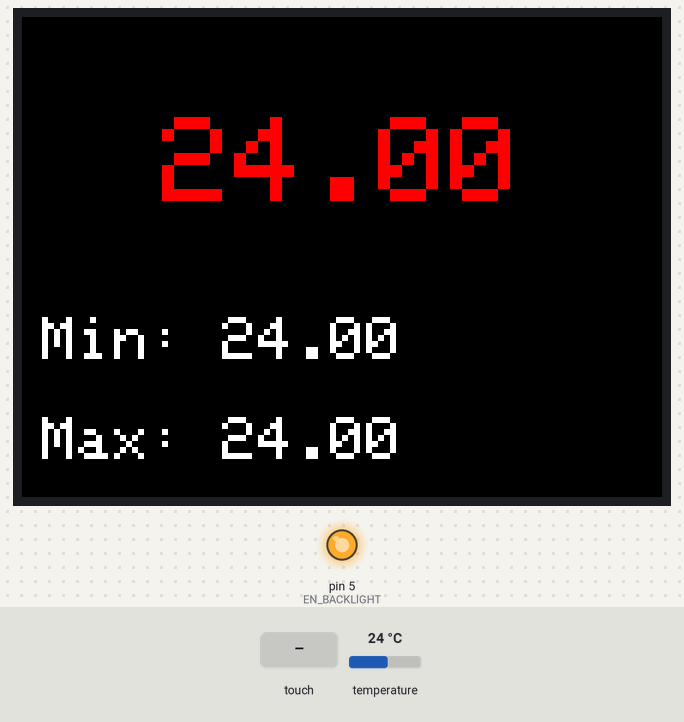
Bench run of a sketch on a simulated Arduino Uno, built with avr-gcc and run on an emulated ATmega328P. Parts: 320×240 colour display, output pins drawn as LEDs (lit = HIGH). Inputs (shaded band) come from the test bench; at power-on: temperature 24 °C. What the sketch prints to the serial monitor is not drawn.

Above: at 1.4 s.
1.5 s: touch panel pressed at 13 % / 10 % of its raw x / y range
At 2.1 s:
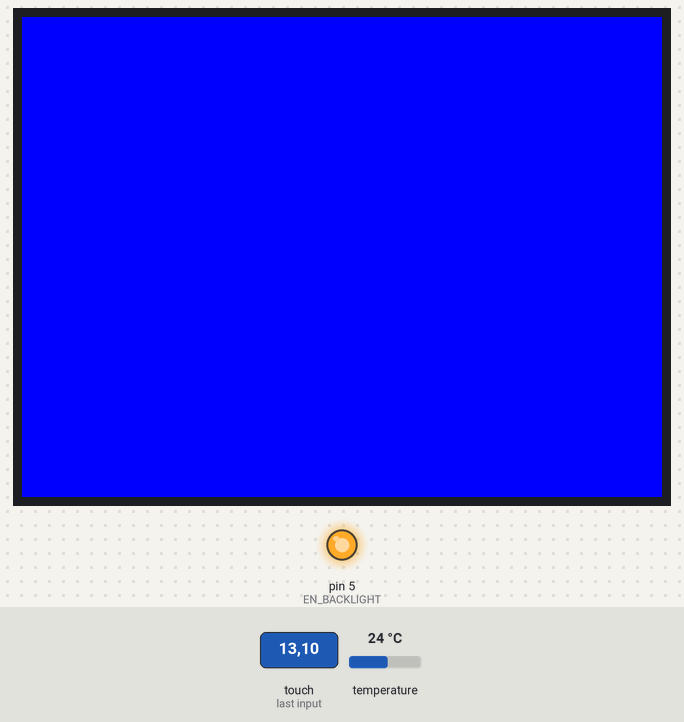
7.5 s: temperature set to 12 °C
At 11.4 s:
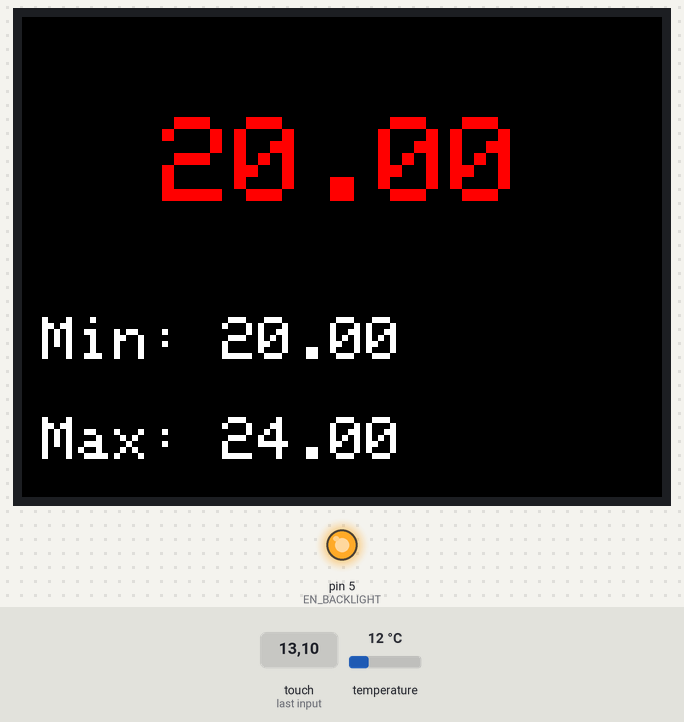
17.5 s: touch panel pressed at 38 % / 10 % of its raw x / y range
At 21.5 s:
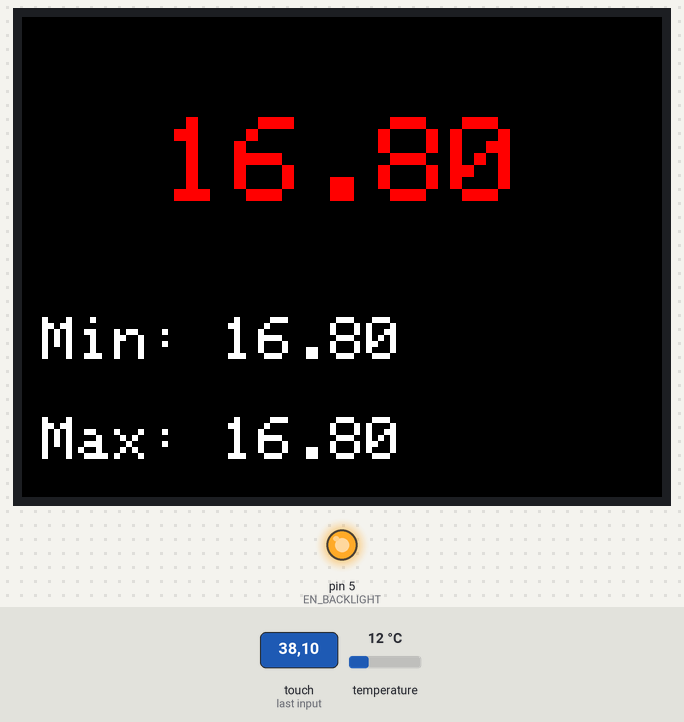
27.5 s: temperature set to 19 °C
At 31.6 s:
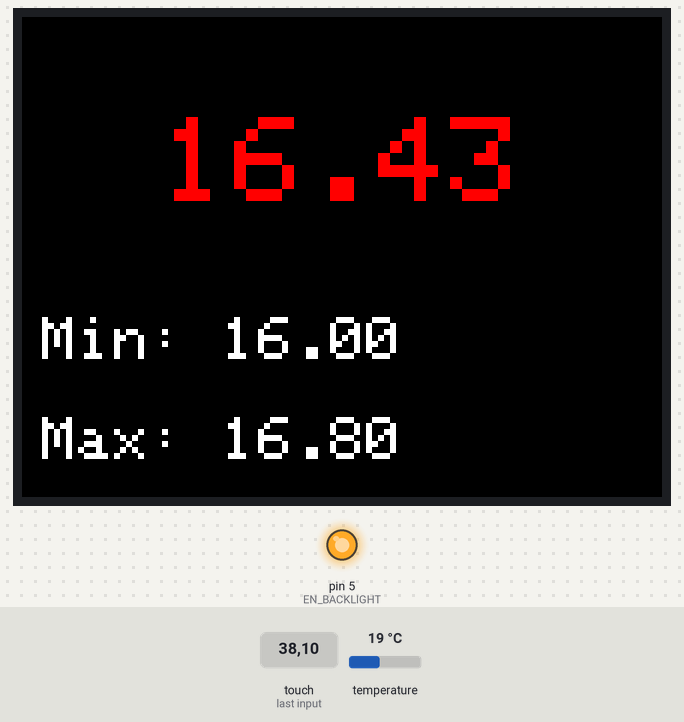
37.5 s: temperature set to 28 °C
At 41.7 s:
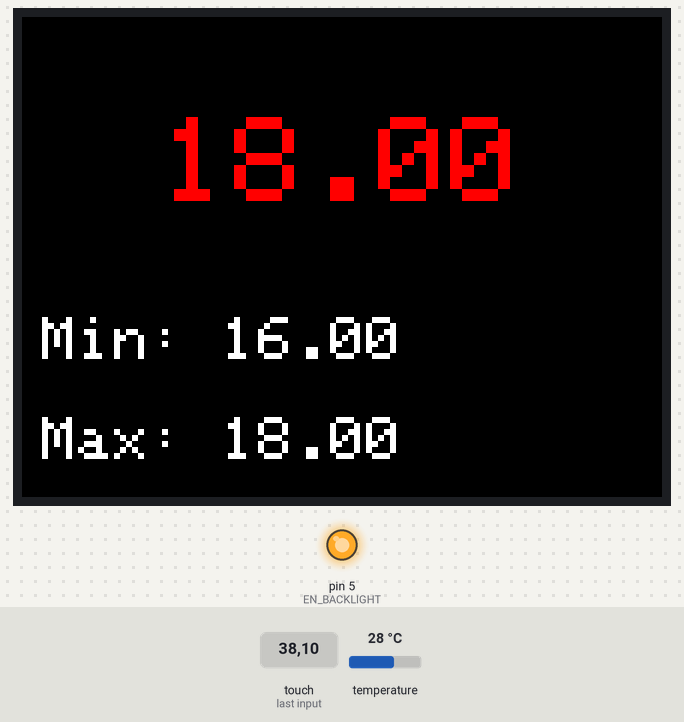
Timing chart, 0 to 43.2 s (numbered marks = the images above; inputs shaded):
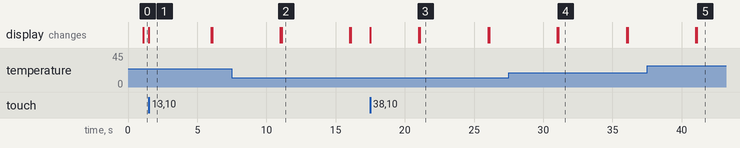

Measured:
- after the input at 1.5 s, the display: changes at once (image 1)
- after the input at 7.5 s, the display: first differs from a run without the input after 3.6 s (image 2)
- after the input at 17.5 s, the display: first changes at once (image 3 shows a later state)
- what the display in image 1 shows lasts 4.5 s, from 1.5 s to 6.0 s
- what the display in image 2 shows lasts 4.9 s, from 11.1 s to 16.0 s

The sketch:

Turtle_temp_color.ino
```cpp
//This example implements a simple sliding On/Off button. The example
// demonstrates drawing and touch operations.
//
//Thanks to Adafruit forums member Asteroid for the original sketch!
//
#include <Adafruit_GFX.h>
#include <SPI.h>
#include <SD.h>
#include <Wire.h>
#include <OneWire.h>
#include <DallasTemperature.h>
#include <Adafruit_ILI9341.h>
#include <Adafruit_FT6206.h>

// Data wire is plugged into port 2 on the Arduino
#define ONE_WIRE_BUS 2

// Setup a oneWire instance to communicate with any OneWire devices (not just Maxim/Dallas temperature ICs)
OneWire oneWire(ONE_WIRE_BUS);

// Pass our oneWire reference to Dallas Temperature.
DallasTemperature sensors(&oneWire);

// The FT6206 uses hardware I2C (SCL/SDA)
Adafruit_FT6206 ts = Adafruit_FT6206();

#define TFT_CS 10
#define TFT_DC 9
Adafruit_ILI9341 tft = Adafruit_ILI9341(TFT_CS, TFT_DC);

#define SD_CS 4 // Card select for shield use
#define EN_BACKLIGHT 5

boolean RecordOn = false;

#define FRAME_X 210
#define FRAME_Y 180
#define FRAME_W 100
#define FRAME_H 50

#define REDBUTTON_X FRAME_X
#define REDBUTTON_Y FRAME_Y
#define REDBUTTON_W (FRAME_W/2)
#define REDBUTTON_H FRAME_H

#define GREENBUTTON_X (REDBUTTON_X + REDBUTTON_W)
#define GREENBUTTON_Y FRAME_Y
#define GREENBUTTON_W (FRAME_W/2)
#define GREENBUTTON_H FRAME_H

//#define timeInterval 600000 // 10 min
#define timeInterval 5000 // 5s

float Current_Temp = 20.00;
float TempMoyenne = 0.00;
float Temp_Min = -273.00;
float Temp_Max = -273.00;
char tbuffer[7];
char line[7];
unsigned long previousTime = 0;
unsigned long currentTime;
unsigned long BCK_ON_Time;
unsigned int boucle = 0;
#define INDEX 30
float TableauTemperature[INDEX];


void InitialiserTableau()
{
   for (int i=0; i < INDEX; i++) {
      TableauTemperature[i] = -273.00;
   }
}

void CalculerMoyenne()
{
  int id = 0;
  float Somme = 0.00;
   for (int i=0; i < INDEX; i++) {
      if ( TableauTemperature[i] > -273.00) {
         id++;
         Somme = Somme + TableauTemperature[i];
      }
   }
   TempMoyenne = Somme/id;
}


void setup(void)
{
  pinMode(EN_BACKLIGHT, OUTPUT);
  digitalWrite(EN_BACKLIGHT, HIGH);

  Serial.begin(9600);
  Wire.begin();
  // Start up the library
  sensors.begin();

  tft.begin();
  if (!ts.begin(40)) {
    Serial.println("Unable to start touchscreen.");
  }
  else {
    Serial.println("Touchscreen started.");
  }

  tft.fillScreen(ILI9341_BLACK);
  // origin = left,top landscape (USB left upper)
  tft.setRotation(1);

//  Serial.print(F("Initializing SD card..."));
//  if (!SD.begin(SD_CS)) {
//    Serial.println(F("failed!"));
//    tft.setCursor(10 , 100);
//    tft.setTextColor(ILI9341_RED);
//    tft.setTextSize(2);
//    tft.fillScreen(ILI9341_BLACK);
//    tft.println("!! microSD Error !!");
//    while (1) {}
//    return;
//  }
  Serial.println(F("OK!"));
  InitialiserTableau();
}

void loop()
{
 currentTime = millis();


if ( (currentTime - previousTime > timeInterval) || (previousTime == 0) ) {
  //Serial.print("boucle: ");
  //Serial.println(boucle);
  if (boucle == (INDEX-1))
     boucle = 0;
  else
     boucle++;

  // call sensors.requestTemperatures() to issue a global temperature
  // request to all devices on the bus
  // Serial.print("Requesting temperatures...");
   sensors.requestTemperatures(); // Send the command to get temperatures
   //Serial.println("DONE");
  // After we got the temperatures, we can print them here.
  // We use the function ByIndex, and as an example get the temperature from the first sensor only.
  //Serial.print("Temperature for the device 1 (index 0) is: ");
  Current_Temp = sensors.getTempCByIndex(0);
  //Serial.println(Current_Temp);

  if (Current_Temp > -127 && Current_Temp < 80) { // To remove read temp error
  TableauTemperature[boucle] = Current_Temp;
  CalculerMoyenne();
  Serial.print("boucle: ");
  Serial.println(boucle);
  Serial.print("Temperature moyenne: ");
  Serial.println(TempMoyenne);
  dtostrf(TempMoyenne,4,2,tbuffer);
  sprintf(line, "%s", tbuffer);
  tft.setCursor(70 , 50);
  tft.setTextSize(6);
  tft.fillScreen(ILI9341_BLACK);
  tft.setTextColor(ILI9341_GREEN);
  if (TempMoyenne < 26 || TempMoyenne > 30) {
    tft.setTextColor(ILI9341_RED);
  }
  tft.println(line);

  if (TempMoyenne < Temp_Min || Temp_Min == -273) {
    Temp_Min = TempMoyenne;
  }
  if (TempMoyenne > Temp_Max || Temp_Max == -273) {
    Temp_Max = TempMoyenne;
  }

  dtostrf(Temp_Min,4,2,tbuffer);
  sprintf(line, "Min: %s", tbuffer);
  tft.setCursor(10 , 150);
  tft.setTextSize(3);
  tft.setTextColor(ILI9341_WHITE);
  tft.println(line);

  dtostrf(Temp_Max,4,2,tbuffer);
  sprintf(line, "Max: %s", tbuffer);
  tft.setCursor(10 , 200);
  tft.setTextSize(3);
  tft.setTextColor(ILI9341_WHITE);
  tft.println(line);

  //tft.drawCircle(200, 100, 5, ILI9341_WHITE);
  }
previousTime = currentTime;
}

  if (ts.touched()) {
   Temp_Max = -273;
   Temp_Min = -273;
   tft.fillScreen(ILI9341_BLUE);
 }

 // On ecrit dans la SD card seulement toute les 1 min
//if ( (currentTime - previousTime > timeInterval) || (previousTime == 0) ) {
//   //EcrireDansFichier();
//   previousTime = currentTime;
//  }

// delay(30000); //30 sec
 // digitalWrite(EN_BACKLIGHT, LOW);


//delay(10000);
}
```
